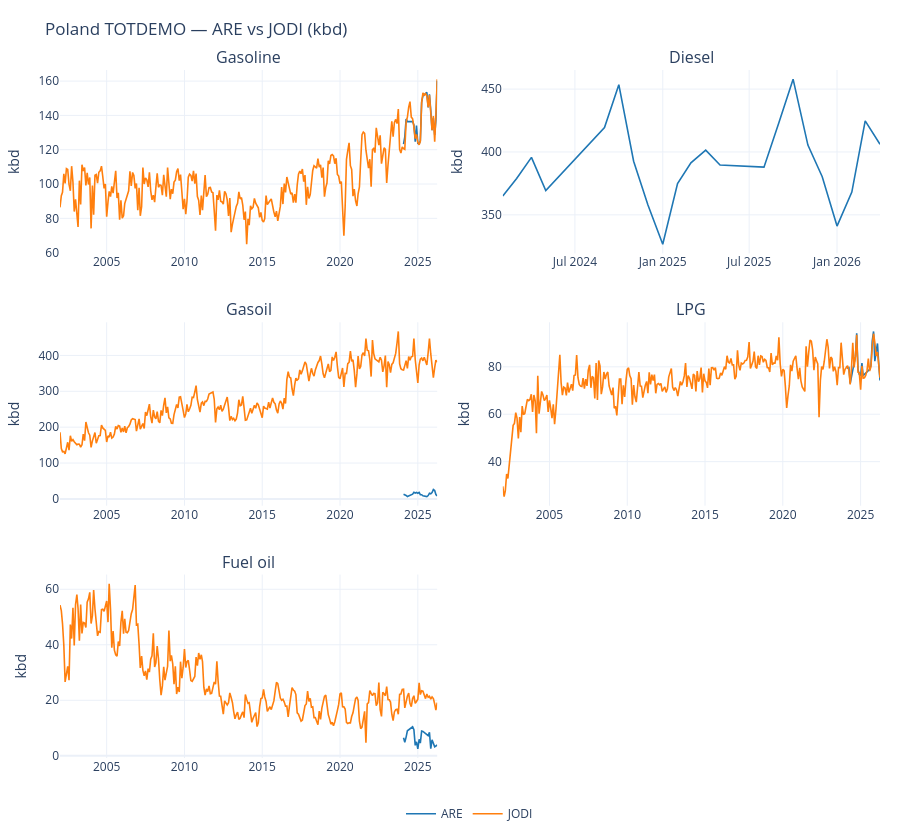

The notebook cell saved with this chart:
### Markdown cell above
## 8. ARE vs JODI (PL, TOTDEMO, kbd)

### Code cell
if not JODI_PARQUET.exists():
    print(f"[skip] JODI parquet not found: {JODI_PARQUET}")
    print("       Run: python scripts/update_jodi.py")
else:
    jodi = pd.read_parquet(JODI_PARQUET)
    jodi["date"] = pd.to_datetime(jodi["date"])
    jodi_lookup = {spec.jodi_energy_product: spec.panel for spec in JODI_COMPARE_SERIES.values()}
    jodi_codes = set(jodi_lookup)

    are_panels = []
    for key in JODI_COMPARE_SERIES:
        sl = are_series_for_jodi(demand, key, value_col="value_kbd")
        if sl.empty:
            continue
        spec = JODI_COMPARE_SERIES[key]
        are_panels.append(sl.assign(panel=spec.panel))
    are_panel = pd.concat(are_panels, ignore_index=True) if are_panels else pd.DataFrame()

    jodi_pl = jodi[
        (jodi["ref_area"] == JODI_REF_AREA)
        & (jodi["flow_breakdown"] == "TOTDEMO")
        & (jodi["unit_measure"] == "KBD")
        & (jodi["energy_product"].isin(jodi_codes))
    ].copy()
    jodi_pl["panel"] = jodi_pl["energy_product"].map(jodi_lookup)
    jodi_pl["value_kbd"] = jodi_pl["obs_value"]

    panels = [p for p in JODI_COMPARE_PANEL_ORDER if p in set(are_panel.get("panel", []))]
    if not panels:
        print("[skip] No overlapping JODI panels.")
    else:
        fig = cross_source_comparison_chart(
            df_a=are_panel,
            df_b=jodi_pl,
            products=panels,
            product_col_a="panel",
            product_col_b="panel",
            value_col_a="value_kbd",
            value_col_b="value_kbd",
            label_a="ARE",
            label_b="JODI",
            title="Poland TOTDEMO — ARE vs JODI (kbd)",
            units_label="kbd",
        )
        fig.show()

### Figure 1 — Plotly figure (JSON) as saved in the notebook; plotly's stock layout.template omitted (floating-point values rounded to 4 significant figures; data arrays with more than 128 entries replaced by an {"elided": "..."} marker saying what was removed)
{"data": [{"hovertemplate": "<b>Gasoline — ARE</b><br>%{x|%Y-%m}: %{y:,.1f} kbd<extra></extra>", "legendgroup": "ARE", "line": {"color": "#1f77b4", "width": 1.6}, "mode": "lines", "name": "ARE", "showlegend": true, "type": "scatter", "x": ["2024-02-01T00:00:00", "2024-03-01T00:00:00", "2024-04-01T00:00:00", "2024-05-01T00:00:00", "2024-09-01T00:00:00", "2024-10-01T00:00:00", "2024-11-01T00:00:00", "2024-12-01T00:00:00", "2025-01-01T00:00:00", "2025-02-01T00:00:00", "2025-03-01T00:00:00", "2025-04-01T00:00:00", "2025-05-01T00:00:00", "2025-08-01T00:00:00", "2025-09-01T00:00:00", "2025-10-01T00:00:00", "2025-11-01T00:00:00", "2025-12-01T00:00:00", "2026-01-01T00:00:00", "2026-02-01T00:00:00", "2026-03-01T00:00:00", "2026-04-01T00:00:00"], "xaxis": "x", "y": [123.3, 127.5, 137.9, 136.4, 136.5, 134.4, 124.6, 134.1, 123.7, 123.5, 125.2, 147.9, 151.4, 153.4, 144.6, 152.3, 142.8, 131.4, 138.6, 128.6, 137.0, 160.2], "yaxis": "y"}, {"hovertemplate": "<b>Gasoline — JODI</b><br>%{x|%Y-%m}: %{y:,.1f} kbd<extra></extra>", "legendgroup": "JODI", "line": {"color": "#ff7f0e", "width": 1.6}, "mode": "lines", "name": "JODI", "showlegend": true, "type": "scatter", "x": {"elided": "292 str values"}, "xaxis": "x", "y": {"elided": "292 float values"}, "yaxis": "y"}, {"hovertemplate": "<b>Diesel — ARE</b><br>%{x|%Y-%m}: %{y:,.1f} kbd<extra></extra>", "legendgroup": "ARE", "line": {"color": "#1f77b4", "width": 1.6}, "mode": "lines", "name": "ARE", "showlegend": false, "type": "scatter", "x": ["2024-02-01T00:00:00", "2024-03-01T00:00:00", "2024-04-01T00:00:00", "2024-05-01T00:00:00", "2024-09-01T00:00:00", "2024-10-01T00:00:00", "2024-11-01T00:00:00", "2024-12-01T00:00:00", "2025-01-01T00:00:00", "2025-02-01T00:00:00", "2025-03-01T00:00:00", "2025-04-01T00:00:00", "2025-05-01T00:00:00", "2025-08-01T00:00:00", "2025-09-01T00:00:00", "2025-10-01T00:00:00", "2025-11-01T00:00:00", "2025-12-01T00:00:00", "2026-01-01T00:00:00", "2026-02-01T00:00:00", "2026-03-01T00:00:00", "2026-04-01T00:00:00"], "xaxis": "x2", "y": [365.0, 378.9, 395.7, 369.4, 419.5, 453.5, 392.6, 357.9, 326.6, 374.9, 391.4, 401.5, 389.6, 388.0, 423.1, 457.9, 405.5, 380.3, 341.1, 368.1, 424.8, 406.2], "yaxis": "y2"}, {"hovertemplate": "<b>Diesel — JODI</b><br>%{x|%Y-%m}: %{y:,.1f} kbd<extra></extra>", "legendgroup": "JODI", "line": {"color": "#ff7f0e", "width": 1.6}, "mode": "lines", "name": "JODI", "showlegend": false, "type": "scatter", "x": [], "xaxis": "x2", "y": [], "yaxis": "y2"}, {"hovertemplate": "<b>Gasoil — ARE</b><br>%{x|%Y-%m}: %{y:,.1f} kbd<extra></extra>", "legendgroup": "ARE", "line": {"color": "#1f77b4", "width": 1.6}, "mode": "lines", "name": "ARE", "showlegend": false, "type": "scatter", "x": ["2024-02-01T00:00:00", "2024-03-01T00:00:00", "2024-04-01T00:00:00", "2024-05-01T00:00:00", "2024-09-01T00:00:00", "2024-10-01T00:00:00", "2024-11-01T00:00:00", "2024-12-01T00:00:00", "2025-01-01T00:00:00", "2025-02-01T00:00:00", "2025-03-01T00:00:00", "2025-04-01T00:00:00", "2025-05-01T00:00:00", "2025-08-01T00:00:00", "2025-09-01T00:00:00", "2025-10-01T00:00:00", "2025-11-01T00:00:00", "2025-12-01T00:00:00", "2026-01-01T00:00:00", "2026-02-01T00:00:00", "2026-03-01T00:00:00", "2026-04-01T00:00:00"], "xaxis": "x3", "y": [12.97, 12.21, 9.556, 6.531, 13.36, 18.51, 16.44, 17.91, 15.68, 18.16, 11.8, 11.58, 8.622, 6.595, 9.405, 15.91, 14.41, 17.64, 26.03, 23.29, 12.22, 8.336], "yaxis": "y3"}, {"hovertemplate": "<b>Gasoil — JODI</b><br>%{x|%Y-%m}: %{y:,.1f} kbd<extra></extra>", "legendgroup": "JODI", "line": {"color": "#ff7f0e", "width": 1.6}, "mode": "lines", "name": "JODI", "showlegend": false, "type": "scatter", "x": {"elided": "292 str values"}, "xaxis": "x3", "y": {"elided": "292 float values"}, "yaxis": "y3"}, {"hovertemplate": "<b>LPG — ARE</b><br>%{x|%Y-%m}: %{y:,.1f} kbd<extra></extra>", "legendgroup": "ARE", "line": {"color": "#1f77b4", "width": 1.6}, "mode": "lines", "name": "ARE", "showlegend": false, "type": "scatter", "x": ["2024-02-01T00:00:00", "2024-03-01T00:00:00", "2024-04-01T00:00:00", "2024-05-01T00:00:00", "2024-09-01T00:00:00", "2024-10-01T00:00:00", "2024-11-01T00:00:00", "2024-12-01T00:00:00", "2025-01-01T00:00:00", "2025-02-01T00:00:00", "2025-03-01T00:00:00", "2025-04-01T00:00:00", "2025-05-01T00:00:00", "2025-08-01T00:00:00", "2025-09-01T00:00:00", "2025-10-01T00:00:00", "2025-11-01T00:00:00", "2025-12-01T00:00:00", "2026-01-01T00:00:00", "2026-02-01T00:00:00", "2026-03-01T00:00:00", "2026-04-01T00:00:00"], "xaxis": "x4", "y": [80.23, 79.52, 79.72, 72.94, 84.5, 94.18, 78.77, 76.75, 76.42, 81.54, 76.31, 76.93, 77.46, 78.93, 80.71, 90.96, 94.92, 82.37, 86.52, 89.84, 81.59, 74.27], "yaxis": "y4"}, {"hovertemplate": "<b>LPG — JODI</b><br>%{x|%Y-%m}: %{y:,.1f} kbd<extra></extra>", "legendgroup": "JODI", "line": {"color": "#ff7f0e", "width": 1.6}, "mode": "lines", "name": "JODI", "showlegend": false, "type": "scatter", "x": {"elided": "292 str values"}, "xaxis": "x4", "y": {"elided": "292 float values"}, "yaxis": "y4"}, {"hovertemplate": "<b>Fuel oil — ARE</b><br>%{x|%Y-%m}: %{y:,.1f} kbd<extra></extra>", "legendgroup": "ARE", "line": {"color": "#1f77b4", "width": 1.6}, "mode": "lines", "name": "ARE", "showlegend": false, "type": "scatter", "x": ["2024-02-01T00:00:00", "2024-03-01T00:00:00", "2024-04-01T00:00:00", "2024-05-01T00:00:00", "2024-09-01T00:00:00", "2024-10-01T00:00:00", "2024-11-01T00:00:00", "2024-12-01T00:00:00", "2025-01-01T00:00:00", "2025-02-01T00:00:00", "2025-03-01T00:00:00", "2025-04-01T00:00:00", "2025-05-01T00:00:00", "2025-08-01T00:00:00", "2025-09-01T00:00:00", "2025-10-01T00:00:00", "2025-11-01T00:00:00", "2025-12-01T00:00:00", "2026-01-01T00:00:00", "2026-02-01T00:00:00", "2026-03-01T00:00:00", "2026-04-01T00:00:00"], "xaxis": "x5", "y": [6.524, 4.906, 6.739, 9.027, 10.45, 9.446, 3.778, 5.026, 2.512, 5.932, 4.569, 8.945, 8.778, 7.447, 7.248, 8.473, 2.563, 5.775, 4.103, 3.271, 3.524, 3.918], "yaxis": "y5"}, {"hovertemplate": "<b>Fuel oil — JODI</b><br>%{x|%Y-%m}: %{y:,.1f} kbd<extra></extra>", "legendgroup": "JODI", "line": {"color": "#ff7f0e", "width": 1.6}, "mode": "lines", "name": "JODI", "showlegend": false, "type": "scatter", "x": {"elided": "292 str values"}, "xaxis": "x5", "y": {"elided": "292 float values"}, "yaxis": "y5"}], "layout": {"annotations": [{"font": {"size": 16}, "showarrow": false, "text": "Gasoline", "x": 0.23, "xanchor": "center", "xref": "paper", "y": 1, "yanchor": "bottom", "yref": "paper"}, {"font": {"size": 16}, "showarrow": false, "text": "Diesel", "x": 0.77, "xanchor": "center", "xref": "paper", "y": 1, "yanchor": "bottom", "yref": "paper"}, {"font": {"size": 16}, "showarrow": false, "text": "Gasoil", "x": 0.23, "xanchor": "center", "xref": "paper", "y": 0.6333, "yanchor": "bottom", "yref": "paper"}, {"font": {"size": 16}, "showarrow": false, "text": "LPG", "x": 0.77, "xanchor": "center", "xref": "paper", "y": 0.6333, "yanchor": "bottom", "yref": "paper"}, {"font": {"size": 16}, "showarrow": false, "text": "Fuel oil", "x": 0.23, "xanchor": "center", "xref": "paper", "y": 0.2667, "yanchor": "bottom", "yref": "paper"}], "height": 840, "hovermode": "x unified", "legend": {"orientation": "h", "x": 0.5, "xanchor": "center", "y": -0.06, "yanchor": "top"}, "margin": {"b": 60, "l": 60, "r": 20, "t": 70}, "title": {"text": "Poland TOTDEMO — ARE vs JODI (kbd)"}, "xaxis": {"anchor": "y", "domain": [0, 0.46]}, "xaxis2": {"anchor": "y2", "domain": [0.54, 1]}, "xaxis3": {"anchor": "y3", "domain": [0, 0.46]}, "xaxis4": {"anchor": "y4", "domain": [0.54, 1]}, "xaxis5": {"anchor": "y5", "domain": [0, 0.46]}, "xaxis6": {"anchor": "y6", "domain": [0.54, 1]}, "yaxis": {"anchor": "x", "domain": [0.7333, 1], "title": {"text": "kbd"}}, "yaxis2": {"anchor": "x2", "domain": [0.7333, 1], "title": {"text": "kbd"}}, "yaxis3": {"anchor": "x3", "domain": [0.3667, 0.6333], "title": {"text": "kbd"}}, "yaxis4": {"anchor": "x4", "domain": [0.3667, 0.6333], "title": {"text": "kbd"}}, "yaxis5": {"anchor": "x5", "domain": [0, 0.2667], "title": {"text": "kbd"}}, "yaxis6": {"anchor": "x6", "domain": [0, 0.2667], "title": {"text": "kbd"}}}}
